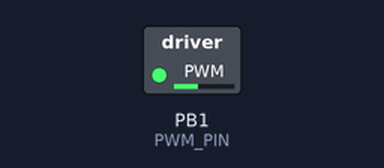
The sketch below on a simulated ATtiny85, built with avr-gcc and run on an emulated ATtiny85. Shown: switched loads named in the sketch (green lamp = pin HIGH).

Above: at 0.1 s.
At 1.1 s:
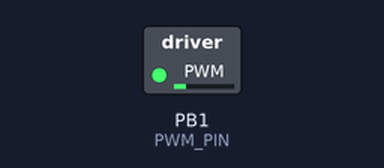
Timing chart, 0 to 2.6 s (numbered marks = the images above):
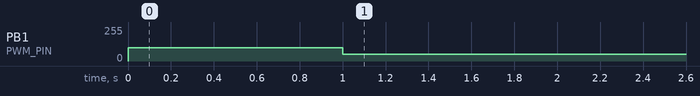

The sketch:

stryfe_motor_driver.ino
```cpp
#define SPINUP_MS 1000
#define SUSTAINED_DUTY_CYCLE 100 // 0-255
#define PWM_PIN 1 // pin connected to OC1A (PB1)

void setup() {
  // configure Timer1 for fast PWM mode
  pinMode(PWM_PIN, OUTPUT);
  //TCCR1 = _BV(CS10) | _BV(PWM1A) | _BV(COM1A1); // no prescaler, fast PWM, non-inverting
  //GTCCR = _BV(PWM1B) | _BV(COM1B1); // optional for dual outputs
  //OCR1C = 255; // set TOP value for 8-bit resolution

  //OCR1A = 220; // max PWM duty cycle initially
  analogWrite(PWM_PIN, 100);
  delay(SPINUP_MS);
  analogWrite(PWM_PIN, 50);
  //OCR1A = SUSTAINED_DUTY_CYCLE;
}

void loop() {
  // nothing needed
}
```
